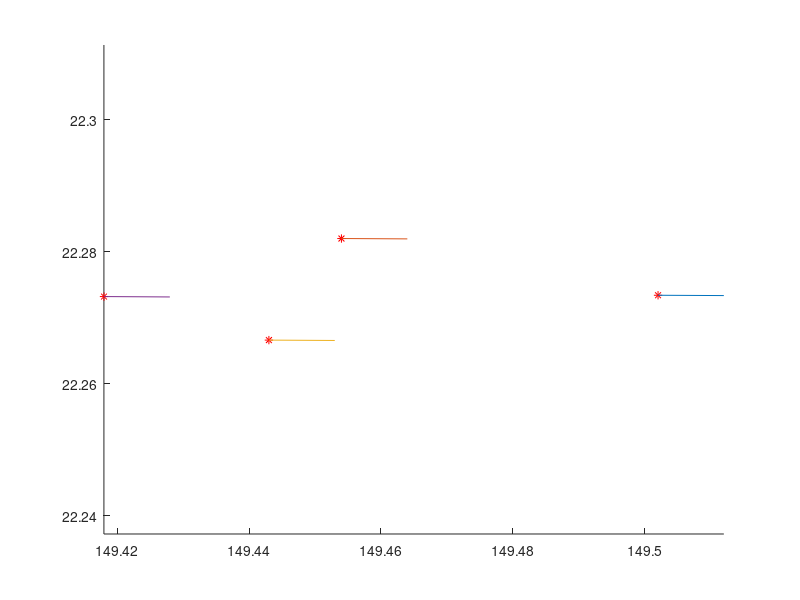

MATLAB code for this plot:
% out v: (149.502;22.2734;-0.00497834)
% out v: (149.454;22.282;-0.00546044)
% out v: (149.443;22.2666;-0.00556781)
% out v: (149.418;22.2732;-0.00582218)


v = [ 149.502 22.2734 -0.00497834;
    149.454 22.282 -0.00546044;
149.443 22.2666 -0.00556781;
149.418 22.2732 -0.00582218];

ct = cos(v(:,3));
st = sin(v(:,3));

figure;
hold on;
plot(v(:,1), v(:,2), 'r*');
l = 0.01;
plot([v(:,1) v(:,1)+l*ct(:)]', [v(:,2) v(:,2)+l*st(:)]')

axis equal